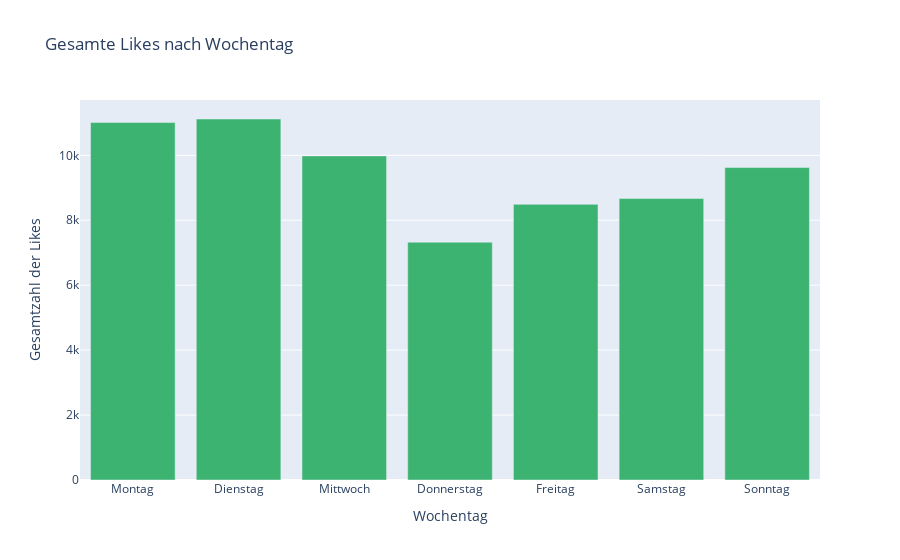

Notebook source saved alongside this figure:
### Code cell
# Sicherstellen, dass 'date_local' datetime ist
df_posts['date_local'] = pd.to_datetime(df_posts['date_local'])

# Wochentag extrahieren (0=Montag,...)
df_posts['weekday'] = df_posts['date_local'].dt.dayofweek

# Wochentagsnamen
weekday_labels = ['Montag', 'Dienstag', 'Mittwoch', 'Donnerstag', 'Freitag', 'Samstag', 'Sonntag']

# Likes pro Wochentag summieren (reindex für alle Tage)
likes_per_weekday = df_posts.groupby('weekday')['like_count'].sum().reindex(range(7)).fillna(0)

# DataFrame für Plotly
df_likes_weekday = pd.DataFrame({
    'Wochentag': weekday_labels,
    'Likes': likes_per_weekday.values
})

fig = px.bar(
    df_likes_weekday,
    x='Wochentag',
    y='Likes',
    title='Gesamte Likes nach Wochentag',
    labels={'Likes': 'Gesamtzahl der Likes', 'Wochentag': 'Wochentag'},
    color_discrete_sequence=['mediumseagreen']
)

fig.update_layout(yaxis=dict(showgrid=True))

fig.show()

### Figure 1 — Plotly figure (JSON) as saved in the notebook; plotly's stock layout.template omitted (floating-point values rounded to 4 significant figures)
{"data": [{"hovertemplate": "Wochentag=%{x}<br>Gesamtzahl der Likes=%{y}<extra></extra>", "legendgroup": "", "marker": {"color": "mediumseagreen", "pattern": {"shape": ""}}, "name": "", "orientation": "v", "showlegend": false, "textposition": "auto", "type": "bar", "x": ["Montag", "Dienstag", "Mittwoch", "Donnerstag", "Freitag", "Samstag", "Sonntag"], "xaxis": "x", "y": [11008, 11118, 9982, 7324, 8489, 8671, 9623], "yaxis": "y"}], "layout": {"barmode": "relative", "legend": {"tracegroupgap": 0}, "title": {"text": "Gesamte Likes nach Wochentag"}, "xaxis": {"anchor": "y", "domain": [0, 1], "title": {"text": "Wochentag"}}, "yaxis": {"anchor": "x", "domain": [0, 1], "showgrid": true, "title": {"text": "Gesamtzahl der Likes"}}}}
